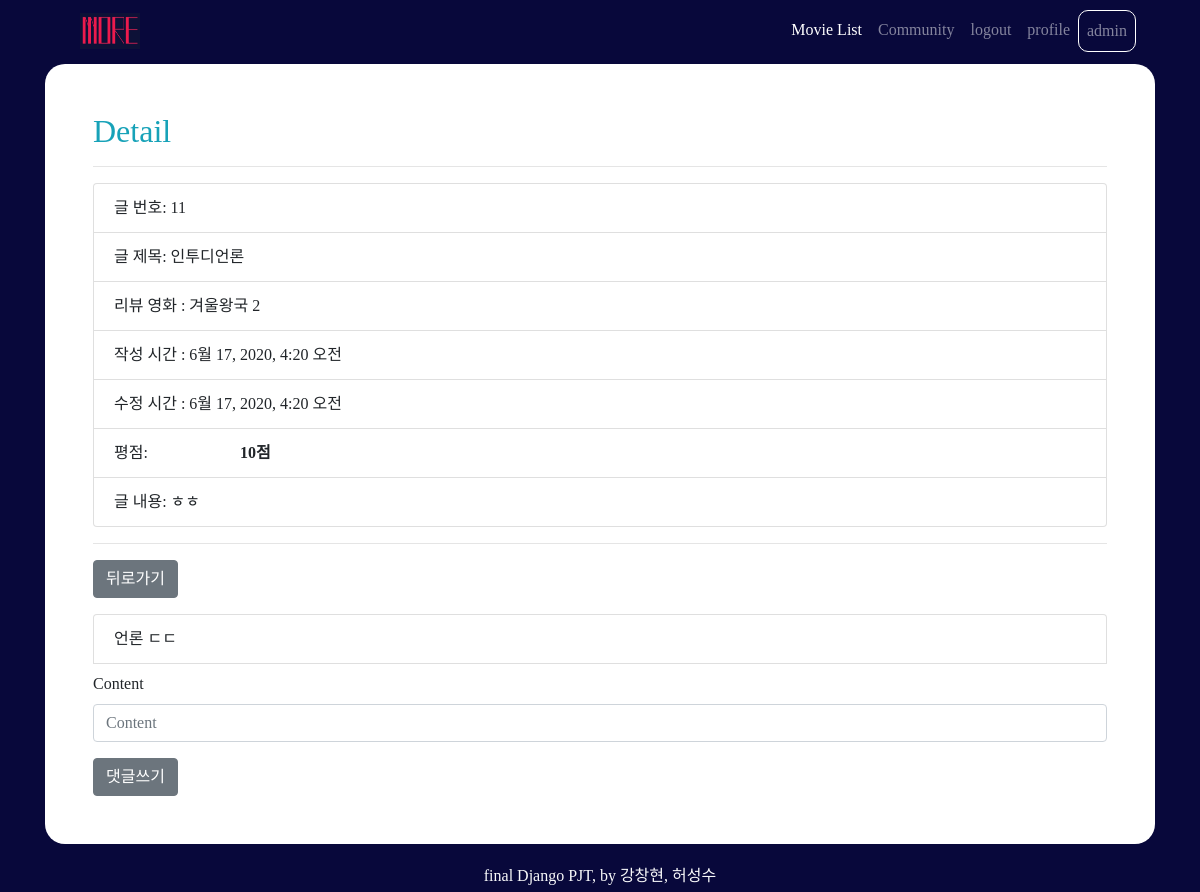
Page /movies/31/11/ (signed in) on the committed database.
### accounts/models.py (models this page shows)
class User(AbstractUser):
    followers = models.ManyToManyField(settings.AUTH_USER_MODEL,related_name='followings')

### movies/models.py (models this page shows, shortened)
class Review(models.Model):
    title = models.CharField(max_length=100)
    movie = models.ForeignKey(Movie, on_delete=models.CASCADE)
    rank = models.IntegerField()
    content = models.TextField()
    created_at = models.DateTimeField(auto_now_add=True)
    updated_at = models.DateTimeField(auto_now=True)
    user = models.ForeignKey(settings.AUTH_USER_MODEL, on_delete=models.CASCADE)

class Movie(models.Model):
    title = models.CharField(max_length=100)
    poster_path = models.CharField(max_length=150, default='')
    movie_id = models.IntegerField()
    voteavg = models.IntegerField(default=0)
    overview = models.TextField(default='')
    original_title = models.CharField(max_length=100, null=True)
    release_date = models.CharField(max_length=50)
    actors = models.ManyToManyField(Actor, related_name = 'movie_actor')
    genres = models.ManyToManyField(Genre, related_name = 'movie_genre')
    like_users = models.ManyToManyField(settings.AUTH_USER_MODEL, related_name="like_movies", blank=True)

class Comment(models.Model):
    content = models.CharField(max_length=200)
    created_at = models.DateTimeField(auto_now_add=True)
    updated_at = models.DateTimeField(auto_now=True)
    review = models.ForeignKey(Review, on_delete=models.CASCADE)
    user = models.ForeignKey(settings.AUTH_USER_MODEL, on_delete=models.CASCADE)

### movies/views.py (the view)
# urls.py: path('<int:pk>/<int:review_pk>/', views.review_detail, name='review_detail'),
def review_detail(request, pk, review_pk):
    movie = get_object_or_404(Movie, pk=pk)
    review = get_object_or_404(Review, pk=review_pk)
    form = CommentForm()
    context = {
        'movie': movie,
        'review': review,
        'form': form,
    }
    return render(request, 'movies/review_detail.html', context)

### movies/forms.py
class CommentForm(forms.ModelForm):
    class Meta:
        model = Comment
        fields = ('content',)

### movies/templates/movies/review_detail.html (shortened to what this page needs)
{% extends 'base.html' %} {% load static %}
{% load bootstrap4 %}
{% block content %}
<link rel="stylesheet" href="{% static 'movies/style.css' %}" type="text/css" media="screen">
<div class="p-5 container bg-white mb-5 pb-4" style="border-radius: 20px;">
  <h2 class='text-info'>Detail</h2>
  <hr>
  <ul class="list-group mb-3">
    <li class="list-group-item">글 번호: {{ review.pk }}</li>
    <li class="list-group-item">글 제목: {{ review.title }}</li>
    <li class="list-group-item">리뷰 영화 : {{ review.movie.title }}</li>
    <li class="list-group-item">작성 시간 : {{ review.created_at }}</li>
    <li class="list-group-item">수정 시간 : {{ review.updated_at }}</li>
    <li class="list-group-item">평점: <span class="star-prototype mr-2">{{ review.rank }}</span><b>{{ review.rank }}점</b></li>
    <li class="list-group-item">글 내용: {{ review.content }}</li>
  </ul>
  <hr>
  <div class="d-flex mt-3">
    <a href="{% url 'movies:movie_detail' movie.pk %}"><button class="btn btn-secondary mb-3">뒤로가기</button></a>
  </div>
  <ul class="list-group d-flex mb-2">
  {% for comment in review.comment_set.all %}
    <li class="list-group-item">{{ comment.content }}</li>
  {% endfor %}
  </ul>
  <form action="{% url 'movies:comment_create' review.movie.id review.pk %}" method="POST">
    {% bootstrap_form form %}
    <button class="btn btn-secondary">댓글쓰기</button>
  </form>
</div>
{% endblock %}

### templates/base.html (shortened to what this page needs)
<!DOCTYPE html>
{% load bootstrap4 %}
<html lang="ko">
<head>
    <link rel="stylesheet" href="https://stackpath.bootstrapcdn.com/bootstrap/4.4.1/css/bootstrap.min.css">
    <link rel="stylesheet" href="https://use.fontawesome.com/releases/v5.13.0/css/all.css">
</head>
<body>
    <nav class="navbar fixed-top navbar-expand-lg navbar-dark mx-5 pt-2">
        <a class="navbar-brand ml-3" href="{% url 'movies:index' %}">
          <img src="/media/logo.jpg" width="60" height="36" class="d-inline-block align-top" alt="" loading="lazy">
        </a>
      <div class="collapse navbar-collapse" id="navbarNav">
        <ul class="navbar-nav ml-auto">
          <li class="nav-item active ml-auto">
            <a class="nav-link" href="{% url 'movies:index' %}">Movie List <span class="sr-only">(current)</span></a>
          </li>
          <li class="nav-item ml-auto">
            <a class="nav-link" href="{% url 'movies:community' %}">Community</a>
          </li>
          <li class="nav-item ml-auto">
            {% if request.user.is_authenticated %}
            <a class="nav-link" href="{% url 'accounts:logout' %}">logout </a>
          </li>
          <li class="nav-item ml-auto">
            <a class="nav-link" href="{% url 'accounts:detail' request.user.username %}">profile</a>
          </li>
          <li class="nav-item ml-auto">
            <a class="nav-link" href="{% url 'accounts:detail' request.user.username %}"
              style=" border: 1px solid white; border-radius: 10px;">{{ request.user.username }}</a>
          </li>
          {% endif %}
        </ul>
      </div>
    </nav>
    <div class='container mt-3 pt-5'>
        {% block content %}
        {% endblock %}
    </div>
</body>
<footer class="fixed-bottom text-center text-light d-flex justify-content-center align-items-center pt-1">
    <p class="mb-1">final Django PJT, by 강창현, 허성수</p>
</footer>
</html>

### movies/static/movies/style.css (style rules this page uses)
span.star-prototype, span.star-prototype > * { height: 17px; background: url(https://i.imgur.com/YsyS5y8.png) 0 -16px repeat-x; width: 80px; display: inline-block; }

### templates/base.html (style rules this page uses)
body, footer, nav { background-color: rgb(8, 8, 59); font-family: 'MaplestoryOTFBold'; }

### rows in the picture
User: user.username "admin"
Review: pk "11", title "인투디언론", movie "겨울왕국 2", created_at "6월 17, 2020, 4:20 오전", updated_at "6월 17, 2020, 4:20 오전", rank "10", content "ㅎㅎ"
Comment: content "언론 ㄷㄷ"
